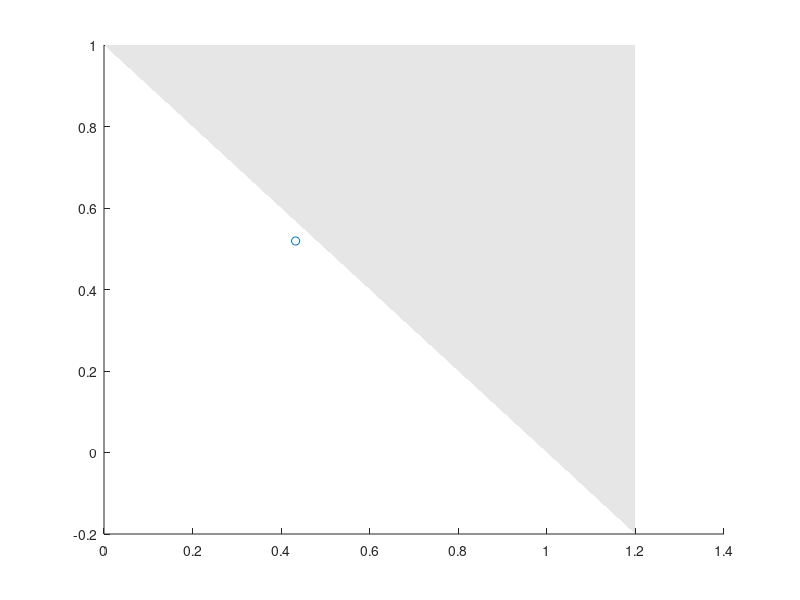

Recreate this plot in MATLAB.

clear
 wgab = [2.074,-4.110,0.772,7.768,-3.301,8.097,0.656,0.196];
 Gint(5,:)=wgab;
 
 
 
 Gint(5,:)=Gint(5,:)+rand(size(Gint(5,:)))/5;
 Gint(2,:)=Gint(5,:)-rand(size(Gint(5,:)))/5;
 Gint(3,:)=Gint(5,:)+rand(size(Gint(5,:)))/5;
 Gint(4,:)=Gint(5,:)-rand(size(Gint(5,:)))/5;
 Gint(1,:)=Gint(5,:);
Gint(6,:)=Gint(5,:)+rand(size(Gint(5,:)))/5;
Gint(7,:)=Gint(5,:)-rand(size(Gint(5,:)))/5;
Gint(8,:)=Gint(5,:)+rand(size(Gint(5,:)))/5;
Gint(9,:)=Gint(5,:)-rand(size(Gint(5,:)))/5;
Gint(10,:)=Gint(5,:)+rand(size(Gint(5,:)))/5;


for p=1:1
%initial G
G=Gint(p,:);
G_ee=G(1);
G_ei=G(2);
G_es=G(3);
G_re=G(7);
G_rs=G(8);
G_sr=G(5);
G_sn=G(6);
G_se=G(4);
G_ese=G_es*G_se;
%G_ese=5.9943;
G_erse=G_es*G_sr*G_re;
%G_erse=-1.6712;
G_srs=G_sr*G_rs;
%G_srs=-0.6474;
G_esn=G_es*G_sn;
alpha=83.3;
beta=770;
gamma_ee=116;
X=G_ee/(1-G_ei);
Y=(G_ese+G_erse)/((1-G_srs)*(1-G_ei));
Z=-G_srs*(alpha*beta)/(alpha+beta)^2;

scatter(X,Y)
hold on
end
hold on
patch([1.2 1.2 0],[-0.2 1 1],[0.9 0.9 0.9],'EdgeAlpha',0.2)